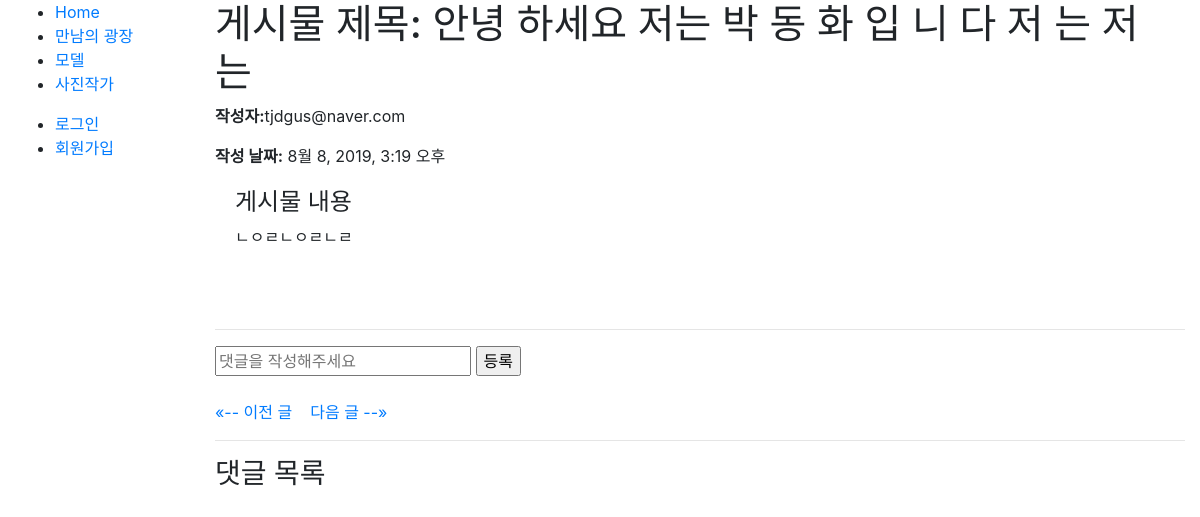
Page /blog/post/2 on the committed database.
### blog/models.py (models this page shows, shortened)
class Post(models.Model):
    writer = models.CharField(max_length=100)
    post_date = models.DateTimeField(auto_now_add=True)
    post_title = models.CharField(max_length=100)
    post_contents = RichTextUploadingField()
    post_hit = models.PositiveIntegerField(default=0)
    class Meta:
        ordering = ['-id']
    def get_absolute_url(self):
        return reverse_lazy('post_detail', args=[str(self.id)])
    def get_previous_post(self):
        return self.get_previous_by_post_date()
    def get_next_post(self):
        return self.get_next_by_post_date()

### blog/views.py (the view)
# urls.py: path('post/<int:pk>', views.PostDetailView.as_view(), name='post_detail'),
class PostDetailView(generic.DetailView):
    model = Post

### blog/templates/blog/post_detail.html (shortened to what this page needs)
{% extends './base.html' %}
{% block content %}
    <h1>게시물 제목: {{ post.post_title }}</h1>
    <p><strong>작성자:</strong>{{post.writer}}</p>
    <p><strong>작성 날짜:</strong> {{ post.post_date }}</p>
    <div style="margin-left:20px;margin-top:20px">
      <h4>게시물 내용</h4>
      {{ post.post_contents | safe }}
    </div>
    <br><br>
    <hr>
    <form action="{% url 'comment_write' post_pk=post.pk %}" method="POST">
        <input type="text" name="content" placeholder="댓글을 작성해주세요">
        <input type="submit" value="등록"/>
    </form>
    <br>
    <p class = "posts">
        {% if post.get_previous_by_post_date %}
            <a href="{{ post.get_previous_post.get_absolute_url }}" title="View previous post">&laquo;-- 이전 글</a>
        {% endif %}
        {% if post.get_next_by_post_date %}
            <a href="{{ post.get_next_post.get_absolute_url }}" title="View next post"> 다음 글 --&raquo;</a>
        {% endif %}
    </p>
    <hr>
    <h3>댓글 목록</h3>
    <br><br><br><br><br><br><br><br><br><br>
{% endblock %}

### rows in the picture
Post: post_title "안녕 하세요 저는 박 동 화 입 니 다 저 는 저 는", writer "tjdgus@naver.com", post_date "8월 8, 2019, 3:19 오후", post_contents "ㄴㅇㄹㄴㅇㄹㄴㄹ"
